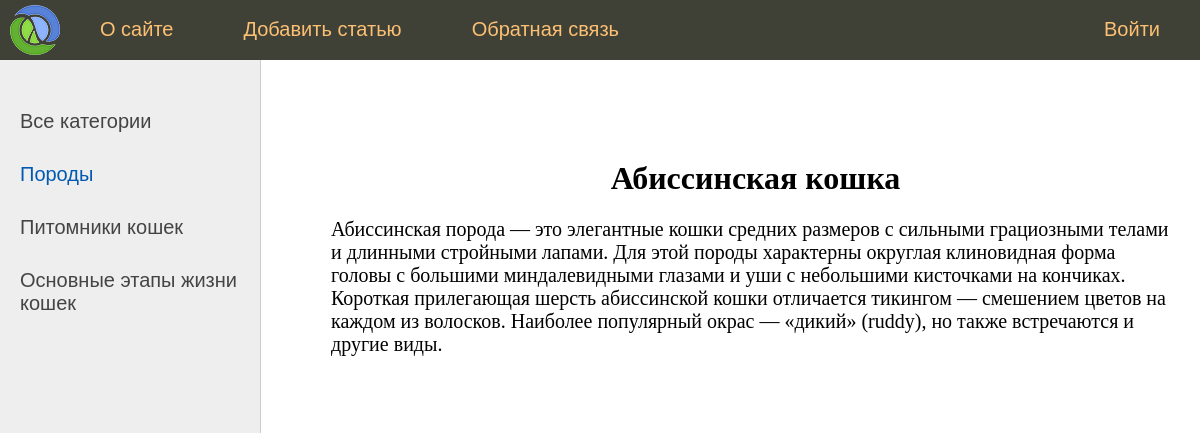
The app's page /post/abissinskaja-koshka/ with its own data.
### cats/models.py (models this page shows, shortened)
class Cat(models.Model):
    class Status(models.IntegerChoices):
        DRAFT = 0, "Черновик"
        PUBLISHED = 1, "Опубликовано"
    title = models.CharField(max_length=255)  # однострочный
    slug = models.SlugField(max_length=255, unique=True, db_index=True)
    content = models.TextField(blank=True)  # многострочный TEXT, поле может быть пустым
    time_create = models.DateTimeField(auto_now_add=True)  # НОВАЯ УНИКАЛЬНАЯ запись будет добавлятся автоматически
    time_update = models.DateTimeField(auto_now=True)  # Меняет ТЕКУЩУЮ запись
    is_published = models.BooleanField(choices=Status.choices, default=Status.DRAFT)
    spec = models.ForeignKey("Species", on_delete=models.PROTECT)
    objects = models.Manager()
    published = PublishedManager()
    class Meta:
        ordering = ["-time_create"]
        indexes = [
            models.Index(fields=["-time_create"]),  # Ускоряет поиск по полю, но увеличивает объем данных
        ]

### cats/views.py (the view)
# urls.py: path("post/<slug:post_slug>/", views.show_post, name='post'),
def show_post(request, post_slug):
    post = get_object_or_404(Cat, slug=post_slug)
    data = {
        'title': post.title,
        'menu': menu,
        'post': post,
        'cat_selected': 1,
    }
    return render(request, "cats/post.html", data)

### cats/templatetags/cat_tags.py (called while the page is built)
@register.inclusion_tag("cats/list_categories.html")  # путь к templates/apps/template.html
def show_categories(cat_selected=0):
    cats = views.categories_db
    return {'cats': cats, 'cat_selected': cat_selected}

### cats/templates/cats/post.html (shortened to what this page needs)
{% extends 'base.html' %}
{% block content %}
<h1 align="center">{{ post.title }}</h1>
<p align="center">{{ post.content|linebreaks }}</p>
{% endblock %}

### records on screen
Cat: title "Абиссинская кошка", content "Абиссинская порода — это элегантные кошки средних размеров с сильными грациозными телами и длинными стройными лапами. Для этой породы характерны округлая клиновидная форма головы с большими миндалевидными глазами и уши с небольшими кисточками на кончиках. Короткая прилегающая шерсть абиссинской кошки отличается тикингом — смешением цветов на каждом из волосков. Наиболее популярный окрас — «дикий» (ruddy), но также встречаются и другие виды."

### other values on screen
{{ m.title }} "О сайте" "Добавить статью" "Обратная связь" "Войти"
{{ cat.name }} "Породы"
{{ cat.name }} "Питомники кошек" "Основные этапы жизни кошек"
